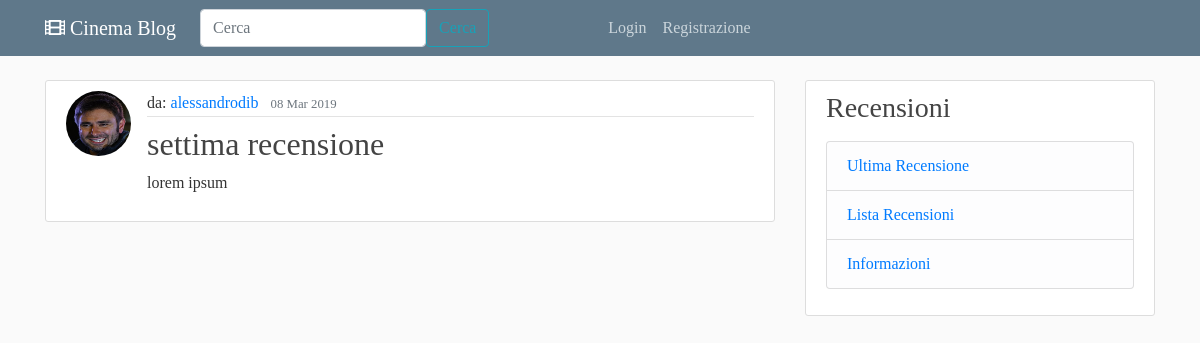
Screenshot of /reviews-last/ with the database file from the repository.
### blog/models.py (models this page shows, shortened)
class Review(models.Model):
    title = models.CharField(max_length=100)
    content = models.TextField()
    date_posted = models.DateTimeField(default=timezone.now)
    author = models.ForeignKey(User, on_delete=models.CASCADE)

### users/models.py (models this page shows, shortened)
class Profile(models.Model):
    user = models.OneToOneField(User, on_delete=models.CASCADE)
    image = models.ImageField(default='default.jpg', upload_to='profile_pics')

### blog/views.py (the view)
# urls.py: path('reviews-last/', ReviewLastView.as_view(), name = 'review-last'),
class ReviewLastView(ListView):
    model = Review
    template_name = "blog/review_last.html"     #<app>/<model>_<viewtype>.html
    context_object_name = "reviews"
    ordering = ['-date_posted']
    paginate_by = 1

### blog/templates/blog/review_last.html (shortened to what this page needs)
{% extends 'blog/base.html' %}
{% block content %}
{% for review in reviews %}
<article class="media content-section">
    <img class="rounded-circle article-img" src="{{ review.author.profile.image.url }}">
    <div class="media-body">
        <div class="article-metadata">
           da: <a class="mr-2" href="{% url 'user-posts' review.author.username %}">{{ review.author }}</a>
            <small class="text-muted">{{ review.date_posted|date:"d M Y" }}</small>
        </div>
        <h2 class="mt-2"><a class="article-title" href="{% url 'review-detail' review.id %}">{{ review.title }}</a></h2>
        <p class="article-content">{{ review.content }}</p>
    </div>
</article>
{% endfor %}
{% endblock content %}

### blog/static/blog/main.css (style rules this page uses)
body { background: #fafafa; color: #333333; font-family: FOT-NewCinema B; margin-top: 5rem; }
h1, h2, h3, h4, h5, h6 { color: #444444; }
.content-section { background: #ffffff; padding: 10px 20px; border: 1px solid #dddddd; border-radius: 3px; margin-bottom: 20px; }
.article-title { color: #444444; }
.article-content { white-space: pre-line; }
.article-img { height: 65px; width: 65px; margin-right: 16px; }
.article-metadata { padding-bottom: 1px; margin-bottom: 4px; border-bottom: 1px solid #e3e3e3 }

### rows the page displays
Review: author.profile.image (picture), author "alessandrodib", date_posted "08 Mar 2019", title "settima recensione", content "lorem ipsum"
